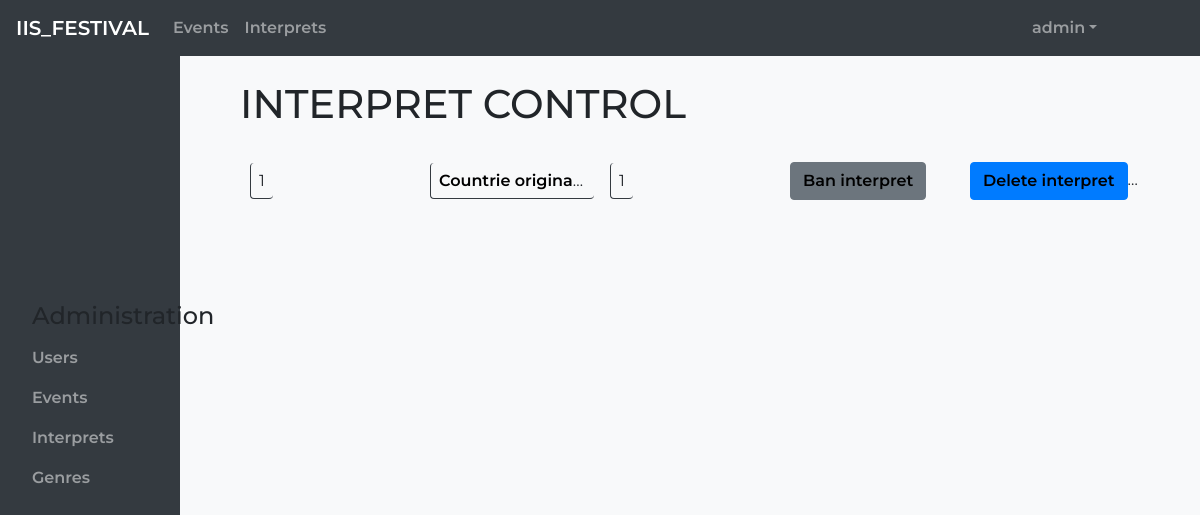
Page /interpret_control.php (signed in) on the committed database.
### tables this page shows
CREATE TABLE INTERPRET (
    InterpretID int PRIMARY KEY AUTO_INCREMENT NOT NULL,
    Owner int,
    Describtion varchar(255),
    FOREIGN KEY (Owner) REFERENCES USERS(UserID),
    Name varchar(128)
);

### src/interpret_control.php (the view, shortened to what this page needs)
<?php
    include_once 'admin.php';
    include_once 'php/includes/database_handler.include.php';
?>
<div style="width:75%; position:relative; left:20%">
<h1>INTERPRET CONTROL</h1>
<?php
$query = "SELECT * FROM INTERPRET";
$stmt = mysqli_query($conn,$query);
$data = array();
while ($row = mysqli_fetch_array($stmt)) {
    $data[] = $row;
}
?>
<table>
<?php foreach($data as $row): ?>
    <tr>
        <td class="pr-3 py-4 "><span class="border-left border-bottom border-dark rounded px-2 py-2"><?=$row['InterpretID']?></a></span></td>
        <td class="pr-3 py-4 "><span class="border-left border-bottom border-dark rounded px-2 py-2"><a href="interpret.php?id=<?=$row['InterpretID']?>"><?=$row['Name']?></a></span></td>
        <td class="pr-3 py-4 "><span class="border-left border-bottom border-dark rounded px-2 py-2"><?=$row['Owner']?></span></td>
        <td class="pr-3 py-4 ">
            <button type="submit" class="btn btn-secondary" data-toggle="modal" data-target="#myModal">
                <a href='ban_interpret.php?id="<?=$row['InterpretID']?>"'>Ban interpret</a>
            </button>
        </td>
        <td class="pr-3 py-4 ">
            <button  type="submit" class="btn btn-primary">
                <a href='php/includes/delete_interpret.php?id="<?=$row['InterpretID']?>"'>Delete interpret</a>
            </button>
        </td>
    </tr>
<?php endforeach ?>
</table>
</div>
    </body>
</html>

### src/css/main.css (style rules this page uses)
body { font-family: 'Montserrat',sans-serif; min-height: 100%; }
table { border-collapse: collapse; width: 100%; margin: 10px 0 0 0; table-layout: fixed; }
table td, table th { height: 40px; max-width: 0; overflow: hidden; text-overflow: ellipsis; white-space: nowrap; text-align: left; padding: 10px; }

### src/css/browse.css (style rules this page uses)
* { list-style: none; text-decoration: none; }
body { margin: 0; font-size: 1rem; font-weight: 400; line-height: 1.5; text-align: left; }

### src/admin.php (style rules this page uses)
a { text-decoration: none; color: black; font-weight: 600; }

### rows in the picture
interpret: InterpretID "1", Name "Countrie origina…", Owner "1"

### other values in the picture
$_SESSION["Username"] "admin"
